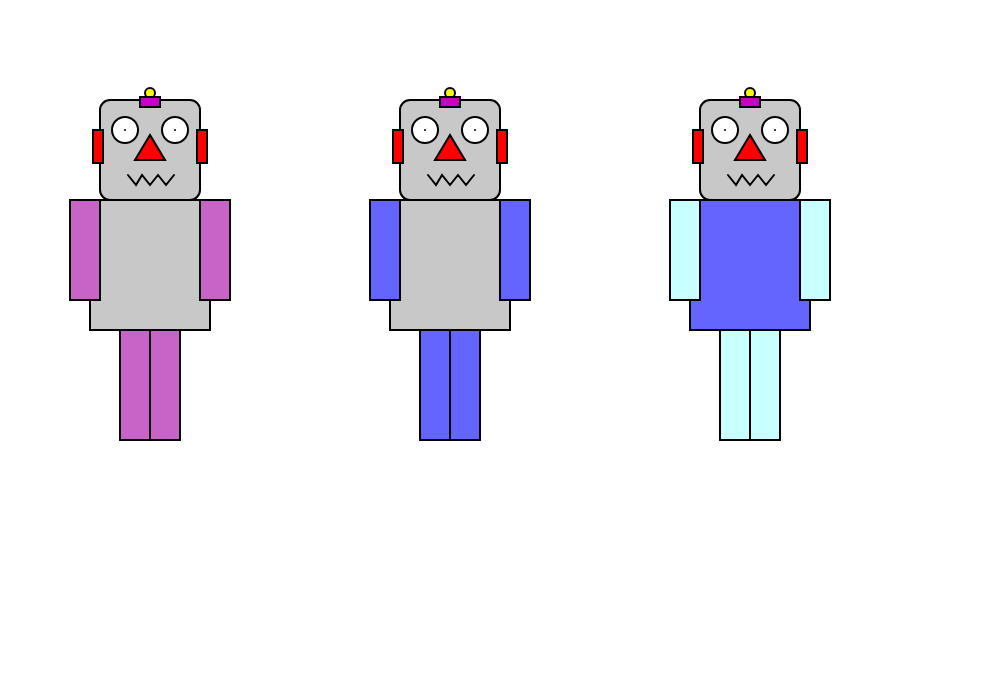
Frame 1 (no input)
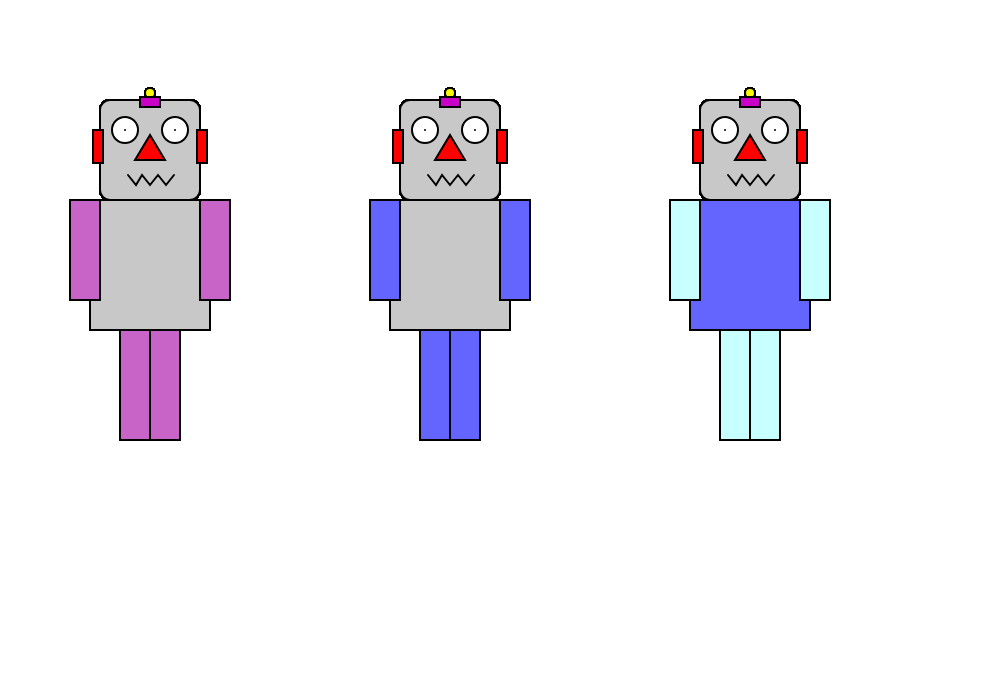
Frame 60 (no input)
Frame 120 (the mouse pressed at the canvas centre since frame 60): identical to frame 60, image omitted

The p5.js sketch that drew these frames (run headless with seeded random() and noise() and a simulated clock; from frame 60 on, the mouse is pressed at the canvas centre):

// p5.js sketch
// ── sketch.js
function setup()
{
	//create a canvas for the robot
	createCanvas(1000, 700);
}

function draw()
{
	strokeWeight(2);

	//robot body 1 - delete this code and make your own robot body
	fill(200);
	rect(90, 200, 120, 130);
	fill(200, 100, 200);
	rect(70, 200, 30, 100);
	rect(200, 200, 30, 100);
	rect(120, 330, 30, 110);
	rect(150, 330, 30, 110);

	//robot body 2 - delete this code and make your own robot body
	fill(200)
	rect(390, 200, 120, 130);
	fill(100, 100, 255);
	rect(370, 200, 30, 100);
	rect(500, 200, 30, 100);
	rect(420, 330, 30, 110);
	rect(450, 330, 30, 110);


	//robot body 3 - delete this code and make your own robot body
	rect(690, 200, 120, 130);
	fill(200, 255, 255);
	rect(670, 200, 30, 100);
	rect(800, 200, 30, 100);
	rect(720, 330, 30, 110);
	rect(750, 330, 30, 110);


	// !!! Draw the robot heads - You shouldn't need to change this code !!!

	//robot head 1
	fill(200);
	rect(100, 100, 100, 100, 10);
    //robot head 2
	rect(400, 100, 100, 100, 10);
    //robot head 3
	rect(700, 100, 100, 100, 10);

	//ears
	fill(255, 0, 0);

	//robot ears 1
	rect(93, 130, 10, 33);
	rect(197, 130, 10, 33);

	//robot ears 2
	rect(393, 130, 10, 33);
	rect(497, 130, 10, 33);

	//robot ears 3
	rect(693, 130, 10, 33);
	rect(797, 130, 10, 33);



	//robots' antennas
	fill(250, 250, 0);
    // robot antenna 1
	ellipse(150, 93, 10, 10);
    // robot antenna 1
	ellipse(450, 93, 10, 10);
    // robot antenna 1
	ellipse(750, 93, 10, 10);

    //robots' antennas
	fill(200, 0, 200);
    // robot antenna 1
	rect(140, 97, 20, 10);
    // robot antenna 2
	rect(440, 97, 20, 10);
    // robot antenna 3
	rect(740, 97, 20, 10);


	//robot 1's eyes
	fill(255);
	ellipse(125, 130, 26, 26);
	point(125, 130);
	ellipse(175, 130, 26, 26);
	point(175, 130);

	//robot 2's eyes
	ellipse(425, 130, 26, 26);
	point(425, 130);
	ellipse(475, 130, 26, 26);
	point(475, 130);

	//robot 3's eyes
	ellipse(725, 130, 26, 26);
	point(725, 130);
	ellipse(775, 130, 26, 26);
	point(775, 130);


	//robots' noses
	fill(255, 0, 0);
    //robot 1 nose
	triangle(150, 135, 135, 160, 165, 160);
    //robot 2 nose
	triangle(450, 135, 435, 160, 465, 160);
    //robot 3 nose
	triangle(750, 135, 735, 160, 765, 160);

	//robot 1 mouth
	noFill();
	beginShape();
	vertex(128, 175);
	vertex(136, 185);
	vertex(142, 175);
	vertex(150, 185);
	vertex(158, 175);
	vertex(166, 185);
	vertex(174, 175);
	endShape();

	//robot 2 mouth
	beginShape();
	vertex(428, 175);
	vertex(436, 185);
	vertex(442, 175);
	vertex(450, 185);
	vertex(458, 175);
	vertex(466, 185);
	vertex(474, 175);
	endShape();

	//robot 3 mouth
	beginShape();
	vertex(728, 175);
	vertex(736, 185);
	vertex(742, 175);
	vertex(750, 185);
	vertex(758, 175);
	vertex(766, 185);
	vertex(774, 175);
	endShape();
}
